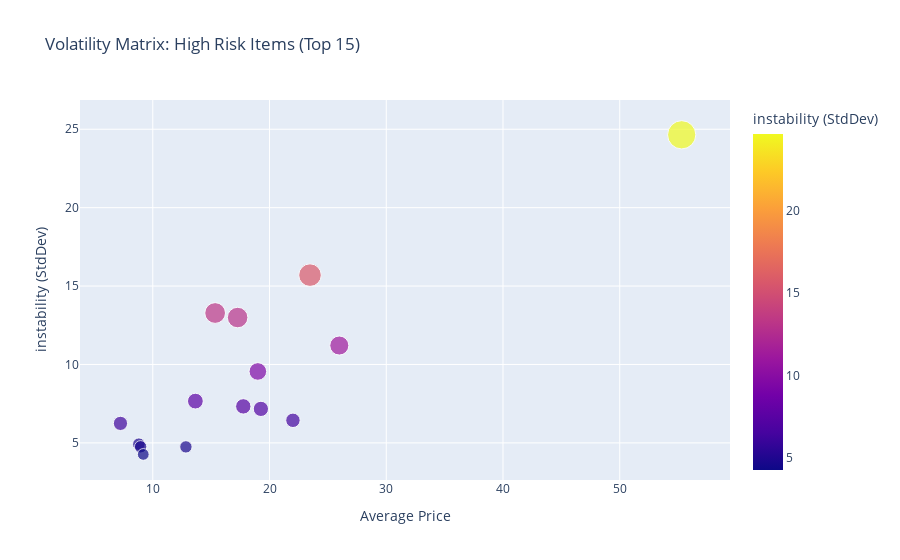

The notebook cell this image was saved under:
### Markdown cell above
### 3.2 Volatility Radar
Which specific items are most unstable? We calculate the Standard Deviation of price for each item.

### Code cell
# Calculate volatility metrics
volatility = df.groupby('Item Code')['Wholesale Price (RMB/kg)'].agg(['std', 'mean']).reset_index()
volatility.columns = ['Item Code', 'Price Volatility (StdDev)', 'Average Price']
volatility = volatility.sort_values(by='Price Volatility (StdDev)', ascending=False).head(15)
volatility['Item Code'] = volatility['Item Code'].astype(str)

fig = px.scatter(volatility, x='Average Price', y='Price Volatility (StdDev)', 
                 size='Price Volatility (StdDev)', color='Price Volatility (StdDev)',
                 hover_name='Item Code',
                 title='Volatility Matrix: High Risk Items (Top 15)',
                 labels={'Price Volatility (StdDev)': ' instability (StdDev)'})
fig.show()

### Figure 1 — Plotly figure (JSON) as saved in the notebook; plotly's stock layout.template omitted (floating-point values rounded to 4 significant figures)
{"data": [{"hovertemplate": "<b>%{hovertext}</b><br><br>Average Price=%{x}<br> instability (StdDev)=%{marker.color}<extra></extra>", "hovertext": ["102900005128748", "102900011021675", "102900011007464", "102900005125808", "102900005115199", "102900011007495", "102900005116943", "102900011032480", "102900011008133", "102900051000944", "102900011033968", "102900051004294", "102900005116219", "102900011032343", "102900005116233"], "legendgroup": "", "marker": {"color": [24.65, 15.7, 13.28, 12.99, 11.21, 9.555, 7.664, 7.327, 7.168, 6.439, 6.244, 4.916, 4.749, 4.744, 4.264], "coloraxis": "coloraxis", "size": [24.65, 15.7, 13.28, 12.99, 11.21, 9.555, 7.664, 7.327, 7.168, 6.439, 6.244, 4.916, 4.749, 4.744, 4.264], "sizemode": "area", "sizeref": 0.06161, "symbol": "circle"}, "mode": "markers", "name": "", "orientation": "v", "showlegend": false, "type": "scatter", "x": [55.31, 23.47, 15.34, 17.27, 25.98, 19.0, 13.65, 17.75, 19.26, 22.01, 7.23, 8.807, 8.959, 12.84, 9.184], "xaxis": "x", "y": [24.65, 15.7, 13.28, 12.99, 11.21, 9.555, 7.664, 7.327, 7.168, 6.439, 6.244, 4.916, 4.749, 4.744, 4.264], "yaxis": "y"}], "layout": {"coloraxis": {"colorbar": {"title": {"text": " instability (StdDev)"}}, "colorscale": [[0, "#0d0887"], [0.1111, "#46039f"], [0.2222, "#7201a8"], [0.3333, "#9c179e"], [0.4444, "#bd3786"], [0.5556, "#d8576b"], [0.6667, "#ed7953"], [0.7778, "#fb9f3a"], [0.8889, "#fdca26"], [1, "#f0f921"]]}, "legend": {"itemsizing": "constant", "tracegroupgap": 0}, "title": {"text": "Volatility Matrix: High Risk Items (Top 15)"}, "xaxis": {"anchor": "y", "domain": [0, 1], "title": {"text": "Average Price"}}, "yaxis": {"anchor": "x", "domain": [0, 1], "title": {"text": " instability (StdDev)"}}}}
